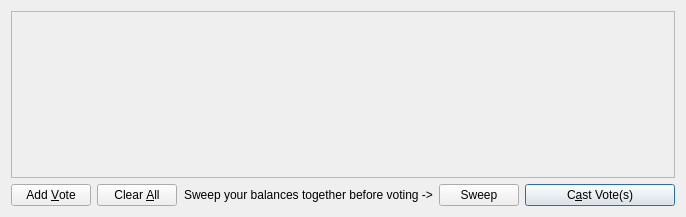
<?xml version="1.0" encoding="UTF-8"?>
<ui version="4.0">
 <class>VoteCoinsDialog</class>
 <widget class="QDialog" name="VoteCoinsDialog">
  <property name="geometry">
   <rect>
    <x>0</x>
    <y>0</y>
    <width>686</width>
    <height>217</height>
   </rect>
  </property>
  <property name="windowTitle">
   <string>Send Coins</string>
  </property>
  <layout class="QVBoxLayout" name="verticalLayout">
   <item>
    <widget class="QScrollArea" name="scrollArea">
     <property name="widgetResizable">
      <bool>true</bool>
     </property>
     <widget class="QWidget" name="scrollAreaWidgetContents">
      <property name="geometry">
       <rect>
        <x>0</x>
        <y>0</y>
        <width>666</width>
        <height>165</height>
       </rect>
      </property>
      <layout class="QVBoxLayout" name="verticalLayout_2">
       <property name="margin">
        <number>0</number>
       </property>
       <item>
        <layout class="QVBoxLayout" name="entries">
         <property name="spacing">
          <number>6</number>
         </property>
        </layout>
       </item>
       <item>
        <spacer name="verticalSpacer">
         <property name="orientation">
          <enum>Qt::Vertical</enum>
         </property>
         <property name="sizeHint" stdset="0">
          <size>
           <width>20</width>
           <height>40</height>
          </size>
         </property>
        </spacer>
       </item>
      </layout>
     </widget>
    </widget>
   </item>
   <item>
    <layout class="QHBoxLayout" name="horizontalLayout">
     <item>
      <widget class="QPushButton" name="addButton">
       <property name="toolTip">
        <string>Send to multiple recipients at once</string>
       </property>
       <property name="text">
        <string>Add &amp;Vote</string>
       </property>
       <property name="icon">
        <iconset resource="../memorycoin.qrc">
         <normaloff>:/icons/add</normaloff>:/icons/add</iconset>
       </property>
       <property name="autoDefault">
        <bool>false</bool>
       </property>
      </widget>
     </item>
     <item>
      <widget class="QPushButton" name="clearButton">
       <property name="sizePolicy">
        <sizepolicy hsizetype="Minimum" vsizetype="Fixed">
         <horstretch>0</horstretch>
         <verstretch>0</verstretch>
        </sizepolicy>
       </property>
       <property name="toolTip">
        <string>Remove all transaction fields</string>
       </property>
       <property name="text">
        <string>Clear &amp;All</string>
       </property>
       <property name="icon">
        <iconset resource="../memorycoin.qrc">
         <normaloff>:/icons/remove</normaloff>:/icons/remove</iconset>
       </property>
       <property name="autoRepeatDelay">
        <number>300</number>
       </property>
       <property name="autoDefault">
        <bool>false</bool>
       </property>
      </widget>
     </item>
     <item>
      <layout class="QHBoxLayout" name="horizontalLayout_2">
       <property name="spacing">
        <number>3</number>
       </property>
       <item>
        <spacer name="horizontalSpacer">
         <property name="orientation">
          <enum>Qt::Horizontal</enum>
         </property>
         <property name="sizeHint" stdset="0">
          <size>
           <width>40</width>
           <height>20</height>
          </size>
         </property>
        </spacer>
       </item>
      </layout>
     </item>
     <item>
      <widget class="QLabel" name="sweepLabel">
       <property name="text">
        <string>Sweep your balances together before voting -&gt;</string>
       </property>
       <property name="textFormat">
        <enum>Qt::PlainText</enum>
       </property>
      </widget>
     </item>
     <item>
      <widget class="QPushButton" name="sweepButton">
       <property name="text">
        <string>Sweep</string>
       </property>
       <property name="icon">
        <iconset resource="../memorycoin.qrc">
         <normaloff>:/icons/send</normaloff>:/icons/send</iconset>
       </property>
      </widget>
     </item>
     <item>
      <widget class="QPushButton" name="sendButton">
       <property name="minimumSize">
        <size>
         <width>150</width>
         <height>0</height>
        </size>
       </property>
       <property name="toolTip">
        <string>Confirm the send action</string>
       </property>
       <property name="text">
        <string>C&amp;ast Vote(s)</string>
       </property>
       <property name="icon">
        <iconset resource="../memorycoin.qrc">
         <normaloff>:/icons/send</normaloff>:/icons/send</iconset>
       </property>
       <property name="default">
        <bool>true</bool>
       </property>
      </widget>
     </item>
    </layout>
   </item>
  </layout>
 </widget>
 <resources>
  <include location="../memorycoin.qrc"/>
 </resources>
 <connections/>
</ui>
